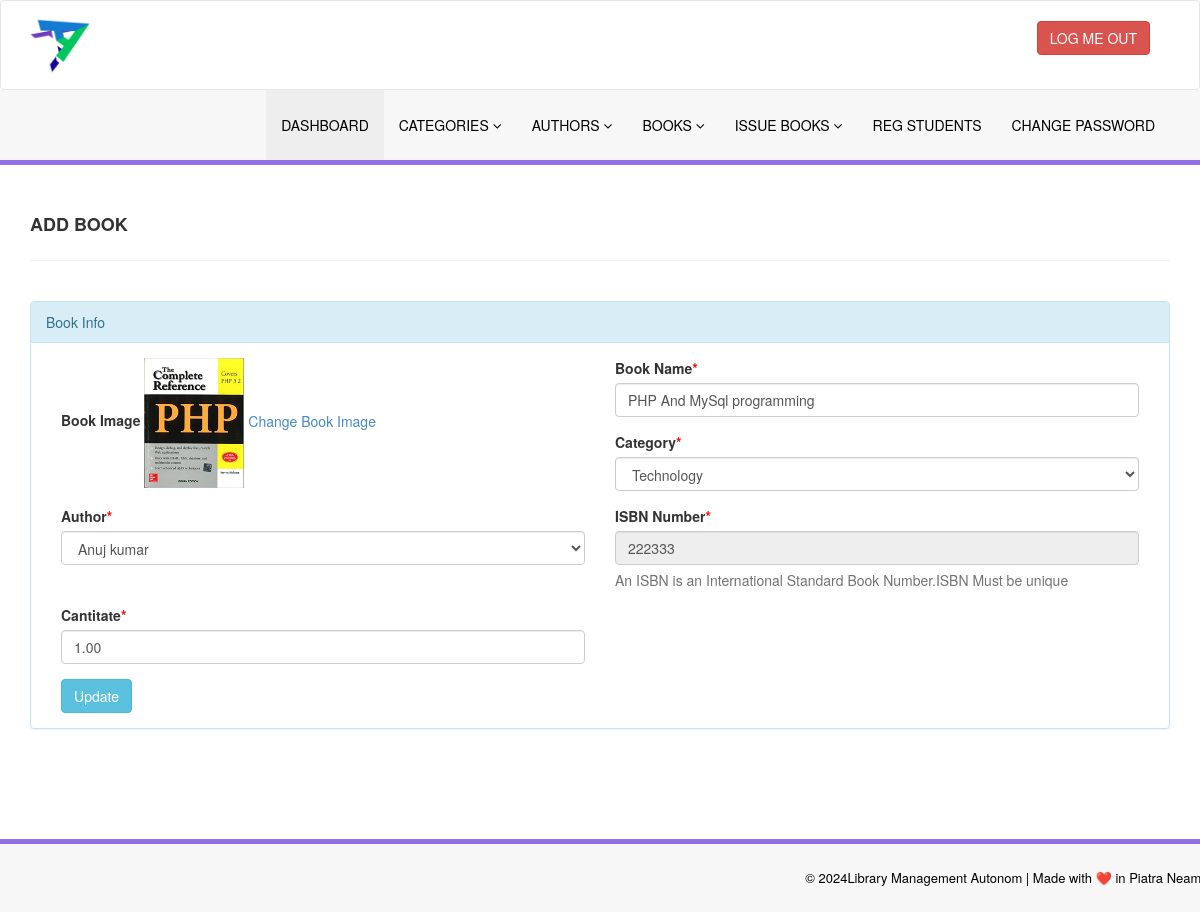
Screenshot of /admin/edit-book.php?bookid=1 (signed in) with the database file from the repository.
### tables this page shows
CREATE TABLE `tblbooks` (
  `id` int(11) NOT NULL,
  `BookName` varchar(255) DEFAULT NULL,
  `CatId` int(11) DEFAULT NULL,
  `AuthorId` int(11) DEFAULT NULL,
  `ISBNNumber` varchar(25) DEFAULT NULL,
  `BookPrice` decimal(10,2) DEFAULT NULL,
  `bookImage` varchar(250) NOT NULL,
  `isIssued` int(1) DEFAULT NULL,
  `RegDate` timestamp NULL DEFAULT current_timestamp(),
  `UpdationDate` timestamp NULL DEFAULT NULL ON UPDATE current_timestamp()
);

CREATE TABLE `tblcategory` (
  `id` int(11) NOT NULL,
  `CategoryName` varchar(150) DEFAULT NULL,
  `Status` int(1) DEFAULT NULL,
  `CreationDate` timestamp NULL DEFAULT current_timestamp(),
  `UpdationDate` timestamp NULL DEFAULT '0000-00-00 00:00:00' ON UPDATE current_timestamp()
);

CREATE TABLE `tblauthors` (
  `id` int(11) NOT NULL,
  `AuthorName` varchar(159) DEFAULT NULL,
  `creationDate` timestamp NULL DEFAULT current_timestamp(),
  `UpdationDate` timestamp NULL DEFAULT NULL ON UPDATE current_timestamp()
);

### admin/edit-book.php (the view, shortened to what this page needs)
<?php
include('includes/config.php');
if (strlen($_SESSION['alogin']) == 0) {
    header('location: index.php');
} else {
?>
    <!DOCTYPE html>
    <html lang="en">
    <head>
        <link href="assets/css/bootstrap.css" rel="stylesheet" />
        <link href="assets/css/font-awesome.css" rel="stylesheet" />
        <link href="assets/css/style.css" rel="stylesheet" />
    </head>
    <body>
        <?php include('includes/header.php'); ?>
        <div class="content-wrapper">
            <div class="container">
                <div class="row pad-botm">
                    <div class="col-md-12">
                        <h4 class="header-line">Add Book</h4>
                    </div>
                </div>
                <div class="row">
                    <div class="col-md12 col-sm-12 col-xs-12">
                        <div class="panel panel-info">
                            <div class="panel-heading">
                                Book Info
                            </div>
                            <div class="panel-body">
                                <form role="form" method="post">
                                    <?php
                                    $bookid = intval($_GET['bookid']);
                                    $sql = "SELECT tblbooks.BookName,tblcategory.CategoryName,tblcategory.id as cid,tblauthors.AuthorName,tblauthors.id as athrid,tblbooks.ISBNNumber,tblbooks.BookPrice,tblbooks.id as bookid,tblbooks.bookImage from  tblbooks join tblcategory on tblcategory.id=tblbooks.CatId join tblauthors on tblauthors.id=tblbooks.AuthorId where tblbooks.id=:bookid";
                                    $query = $dbh->prepare($sql);
                                    $query->bindParam(':bookid', $bookid, PDO::PARAM_STR);
                                    $query->execute();
                                    $results = $query->fetchAll(PDO::FETCH_OBJ);
                                    if ($query->rowCount() > 0) {
                                        foreach ($results as $result) {               ?>
                                            <div class="col-md-6">
                                                <div class="form-group">
                                                    <label>Book Image</label>
                                                    <img src="bookimg/<?php echo htmlentities($result->bookImage); ?>" width="100">
                                                    <a href="change-bookimg.php?bookid=<?php echo htmlentities($result->bookid); ?>">Change Book Image</a>
                                                </div>
                                            </div>
                                            <div class="col-md-6">
                                                <div class="form-group">
                                                    <label>Book Name<span style="color:red;">*</span></label>
                                                    <input class="form-control" type="text" name="bookname" value="<?php echo htmlentities($result->BookName); ?>" required />
                                                </div>
                                            </div>
                                            <div class="col-md-6">
                                                <div class="form-group">
                                                    <label> Category<span style="color:red;">*</span></label>
                                                    <select class="form-control" name="category" required="required">
                                                        <option value="<?php echo htmlentities($result->cid); ?>"> <?php echo htmlentities($catname = $result->CategoryName); ?></option>
                                                    </select>
                                                </div>
                                            </div>
                                            <div class="col-md-6">
                                                <div class="form-group">
                                                    <label> Author<span style="color:red;">*</span></label>
                                                    <select class="form-control" name="author" required="required">
                                                        <option value="<?php echo htmlentities($result->athrid); ?>"> <?php echo htmlentities($athrname = $result->AuthorName); ?></option>
                                                    </select>
                                                </div>
                                            </div>
                                            <div class="col-md-6">
                                                <div class="form-group">
                                                    <label>ISBN Number<span style="color:red;">*</span></label>
                                                    <input class="form-control" type="text" name="isbn" value="<?php echo htmlentities($result->ISBNNumber); ?>" readonly />
                                                    <p class="help-block">An ISBN is an International Standard Book Number.ISBN Must be unique</p>
                                                </div>
                                            </div>
                                            <div class="col-md-6">
                                                <div class="form-group">
                                                    <label>Cantitate<span style="color:red;">*</span></label>
                                                    <input class="form-control" type="text" name="price" value="<?php echo htmlentities($result->BookPrice); ?>" required="required" />
                                                </div>
                                            </div>
                                    <?php }
                                    } ?><div class="col-md-12">
                                        <button type="submit" name="update" class="btn btn-info">Update </button>
                                    </div>
                                </form>
                            </div>
                        </div>
                    </div>
                </div>
            </div>
        </div>
        <?php include('includes/footer.php'); ?>
    </body>
    </html>
<?php } ?>

### admin/assets/css/style.css (style rules this page uses)
body { font-family: "Open Sans", sans-serif; line-height: 28px; }
.content-wrapper { margin-top: 40px; padding-bottom: 90px; }
.header-line { font-weight: 900; padding-bottom: 25px; border-bottom: 1px solid #eeeeee; text-transform: uppercase; }
.pad-botm { padding-bottom: 30px; }
.container { padding-right: 15px; padding-left: 15px; margin-right: auto; margin-left: auto; }
@media (min-width: 768px) { .container { width: 750px; } }
@media (min-width: 992px) { .container { width: 970px; } }
@media (min-width: 1200px) { .container { width: 1170px; } }
.col-md-12, .col-md-6 { position: relative; min-height: 1px; padding-right: 15px; padding-left: 15px; }
@media (min-width: 992px) { .col-md-12, .col-md-6 { float: left; } }
.col-md-6 { width: 50%; }
.row { margin-right: -15px; margin-left: -15px; }

### rows the page displays
tblbooks: bookImage (picture), bookname "PHP And MySql programming", category "Technology", author "Anuj kumar", isbn "222333", price "1.00"
